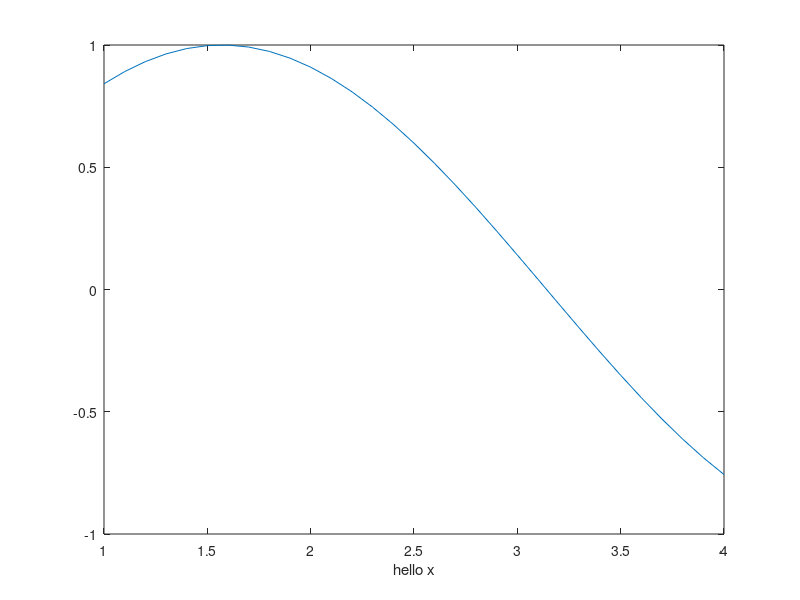

Here is the MATLAB script that generated this plot:
%this is a test for github and matlab

x = [1:0.1:4];

y = sin(x);

ytheothervariablelongname = cos(x);

figure
plot(x,y);
xlabel("hello x");
